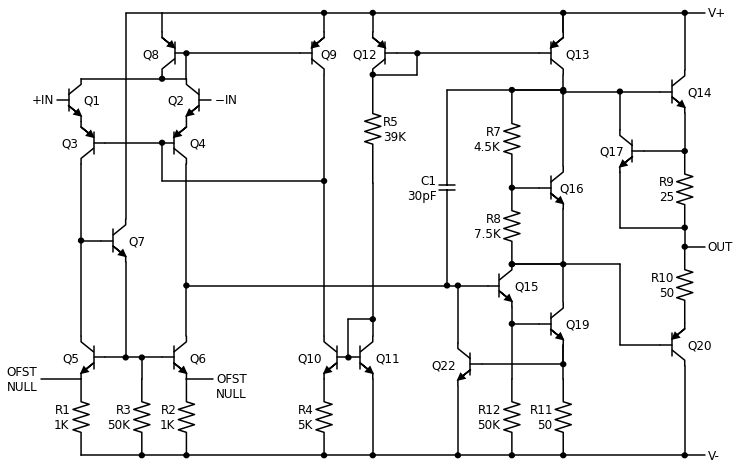

Source code (Python):
import SchemDraw as schem
import SchemDraw.elements as e

d = schem.Drawing(fontsize=12, unit=2.5)
Q1 = d.add( e.BJT_NPN, label='Q1', lftlabel='+IN' )
Q3 = d.add( e.BJT_PNP, xy=Q1.emitter, anchor='emitter', lftlabel='Q3', flip=True, d='left' )
d.add( e.LINE, d='down', xy=Q3.collector )
d.add( e.DOT )
d.push()
d.add( e.LINE, d='right', l=d.unit/4)
Q7 = d.add( e.BJT_NPN, anchor='base', label='Q7')
d.pop()
d.add( e.LINE, d='down', l=d.unit*1.25 )
Q5 = d.add( e.BJT_NPN, anchor='collector', d='left', flip=True, lftlabel='Q5')
d.add( e.LINE, d='left', xy=Q5.emitter, l=d.unit/2, lftlabel='OFST\nNULL', move_cur=False)
d.add( e.RES, d='down', xy=Q5.emitter, label='R1\n1K')
d.add( e.LINE, d='right', l=d.unit*.75 )
d.add( e.DOT )
R3 = d.add( e.RES, d='up', label='R3\n50K')
d.add( e.LINE, toy=Q5.base )
d.add( e.DOT )
d.push()
d.add( e.LINE, d='left', to=Q5.base )
d.add( e.LINE, xy=Q7.emitter, d='down', toy=Q5.base )
d.add( e.DOT )
d.pop()
d.add( e.LINE, d='right', l=d.unit/4 )
Q6 = d.add( e.BJT_NPN, anchor='base', label='Q6')
d.add( e.LINE, xy=Q6.emitter, l=d.unit/3, rgtlabel='\nOFST\nNULL', move_cur=False)
d.add( e.RES, xy=Q6.emitter, d='down', label='R2\n1K' )
d.add( e.DOT )

d.add( e.LINE, xy=Q6.collector, d='up', toy=Q3.collector )
Q4 = d.add( e.BJT_PNP, anchor='collector', d='right', label='Q4')
d.add( e.LINE, xy=Q4.base, d='left', tox=Q3.base )
d.add( e.LINE, xy=Q4.emitter, d='up', toy=Q1.emitter )
Q2 = d.add( e.BJT_NPN, anchor='emitter', d='left', flip=True, lftlabel='Q2', rgtlabel='$-$IN')
d.add( e.LINE, xy=Q2.collector, d='up', l=d.unit/3 )
d.add( e.DOT )
Q8 = d.add( e.BJT_PNP, lftlabel='Q8', anchor='base', d='left', flip=True )
d.add( e.LINE, xy=Q8.collector, d='down', toy=Q2.collector )
d.add( e.DOT )
d.add( e.LINE, d='left', xy=Q2.collector, tox=Q1.collector )
d.add( e.LINE, d='up', xy=Q8.emitter, l=d.unit/4 )
top = d.add( e.LINE, d='left', tox=Q7.collector )
d.add( e.LINE, d='down', toy=Q7.collector )

d.add( e.LINE, d='right', xy=top.start, l=d.unit*2 )
d.add( e.LINE, d='down', l=d.unit/4 )
Q9 = d.add( e.BJT_PNP, anchor='emitter', d='right', label='Q9', lblofst=-.1 )
d.add( e.LINE, d='left', xy=Q9.base, tox=Q8.base )
d.add( e.DOT, xy=Q4.base )
d.add( e.LINE, xy=Q4.base, d='down', l=d.unit/2 )
d.add( e.LINE, d='right', tox=Q9.collector )
d.add( e.DOT )
d.add( e.LINE, xy=Q9.collector, d='down', toy=Q6.collector )
Q10 = d.add( e.BJT_NPN, anchor='collector', d='left', flip=True, lftlabel='Q10' )
d.add( e.RES, d='down', xy=Q10.emitter, toy=R3.start, label='R4\n5K')
d.add( e.DOT )

Q11 = d.add( e.BJT_NPN, xy=Q10.base, anchor='base', label='Q11' )
d.add( e.DOT, xy=Q11.base )
d.add( e.LINE, d='up', l=d.unit/2 )
d.add( e.LINE, d='right', tox=Q11.collector )
d.add( e.DOT )
d.add( e.LINE, d='down', xy=Q11.emitter, toy=R3.start )
d.add( e.DOT )
d.add( e.LINE, d='up', xy=Q11.collector, l=d.unit*2)
d.add( e.RES, toy=Q9.collector, botlabel='R5\n39K')
Q12 = d.add( e.BJT_PNP, anchor='collector', d='left', flip=True, lftlabel='Q12', lblofst=-.1)
d.add( e.LINE, d='up', xy=Q12.emitter, l=d.unit/4 )
d.add( e.DOT )
d.add( e.LINE, d='left', tox=Q9.emitter )
d.add( e.DOT )
d.add( e.LINE, d='right', xy=Q12.base, l=d.unit/4 )
d.add( e.DOT )
d.push()
d.add( e.LINE, d='down', toy=Q12.collector )
d.add( e.LINE, d='left', tox=Q12.collector )
d.add( e.DOT )
d.pop()
d.add( e.LINE, d='right', l=d.unit*1.5 )
Q13 = d.add( e.BJT_PNP, anchor='base', label='Q13' )
d.add( e.LINE, d='up', l=d.unit/4 )
d.add( e.DOT )
d.add( e.LINE, d='left', tox=Q12.emitter )
K = d.add( e.LINE, d='down', xy=Q13.collector, l=d.unit/5 )
d.add( e.DOT )
d.add( e.LINE, d='down' )
Q16 = d.add( e.BJT_NPN, anchor='collector', d='right', label='Q16', lblofst=-.1 )
d.add( e.LINE, xy=Q16.base, d='left', l=d.unit/3 )
d.add( e.DOT )
R7 = d.add( e.RES, d='up', toy=K.end, label='R7\n4.5K' )
d.add( e.DOT )
d.add( e.LINE, d='right', tox=Q13.collector, move_cur=False )
R8 = d.add( e.RES, d='down', xy=R7.start, label='R8\n7.5K')
d.add( e.DOT )
d.add( e.LINE, d='right', tox=Q16.emitter )
J = d.add( e.DOT )
d.add( e.LINE, d='up', toy=Q16.emitter )
Q15 = d.add( e.BJT_NPN, anchor='collector', xy=R8.end, label='Q15', d='right' )
d.add( e.LINE, xy=Q15.base, d='left', l=d.unit/2 )
d.add( e.DOT )
C1 = d.add( e.CAP, d='up', toy=R7.end, label='C1\n30pF' )
d.add( e.LINE, d='right', tox=Q13.collector )
d.add( e.LINE, d='left', xy=C1.start, tox=Q6.collector )
d.add( e.DOT )
d.add( e.LINE, d='down', xy=J.center, l=d.unit/2 )
Q19 = d.add( e.BJT_NPN, anchor='collector', d='right', label='Q19' )
d.add( e.LINE, xy=Q19.base, d='left', tox=Q15.emitter )
d.add( e.DOT )
d.add( e.LINE, d='up', toy=Q15.emitter, move_cur=False )
d.add( e.LINE, xy=Q19.emitter, d='down', l=d.unit/4 )
d.add( e.DOT )
d.add( e.LINE, d='left' )
Q22 = d.add( e.BJT_NPN, anchor='base', d='left', flip=True, lftlabel='Q22' )
d.add( e.LINE, d='up', xy=Q22.collector, toy=Q15.base )
d.add( e.DOT )
d.add( e.LINE, d='down', xy=Q22.emitter, toy=R3.start )
d.add( e.DOT )
d.add( e.LINE, d='left', tox=R3.start, move_cur=False )
d.add( e.LINE, d='right', tox=Q15.emitter )
d.add( e.DOT )
d.push()
d.add( e.RES, d='up', label='R12\n50K' )
d.add( e.LINE, toy=Q19.base )
d.pop()
d.add( e.LINE, tox=Q19.emitter )
d.add( e.DOT )
R11 = d.add( e.RES, d='up', label='R11\n50' )
d.add( e.LINE, toy=Q19.emitter )

d.add( e.LINE, xy=Q13.emitter, d='up', l=d.unit/4 )
d.add( e.LINE, d='right', l=d.unit*1.5)
d.add( e.DOT )
d.add( e.LINE, l=d.unit/4, rgtlabel='V+', move_cur=False )
d.add( e.LINE, d='down', l=d.unit*.75 )
Q14 = d.add( e.BJT_NPN, anchor='collector', d='right', label='Q14' )
d.add( e.LINE, d='left', xy=Q14.base, l=d.unit/2 )
d.push()
d.add( e.DOT )
d.add( e.LINE, d='down', l=d.unit/2 )
Q17 = d.add( e.BJT_NPN, anchor='collector', d='left', flip=True, lftlabel='Q17', lblofst=-.1 )
d.add( e.LINE, xy=Q17.base, d='right', tox=Q14.emitter )
d.add( e.DOT )
J = d.add( e.LINE, d='up', toy=Q14.emitter )
d.pop()
d.add( e.LINE, tox=Q13.collector )
d.add( e.DOT )
d.add( e.RES, xy=J.start, d='down', label='R9\n25' )
d.add( e.DOT )
d.push()
d.add( e.LINE, d='left', tox=Q17.emitter )
d.add( e.LINE, d='up', toy=Q17.emitter )
d.pop()
d.add( e.LINE, d='down', l=d.unit/4 )
d.add( e.DOT )
d.add( e.LINE, d='right', l=d.unit/4, rgtlabel='OUT', move_cur=False )
d.add( e.RES, d='down', label='R10\n50' )
Q20 = d.add( e.BJT_PNP, d='right', anchor='emitter', label='Q20' )
d.add( e.LINE, xy=Q20.base, d='left', l=d.unit/2 )
d.add( e.LINE, d='up', toy=Q15.collector )
d.add( e.LINE, d='left', tox=Q15.collector )
d.add( e.DOT )
d.add( e.LINE, xy=Q20.collector, d='down', toy=R3.start )
d.add( e.DOT )
d.add( e.LINE, d='right', l=d.unit/4, rgtlabel='V-', move_cur=False )
d.add( e.LINE, d='left', tox=R11.start )

d.draw(showplot=False)
d.save('741.png')